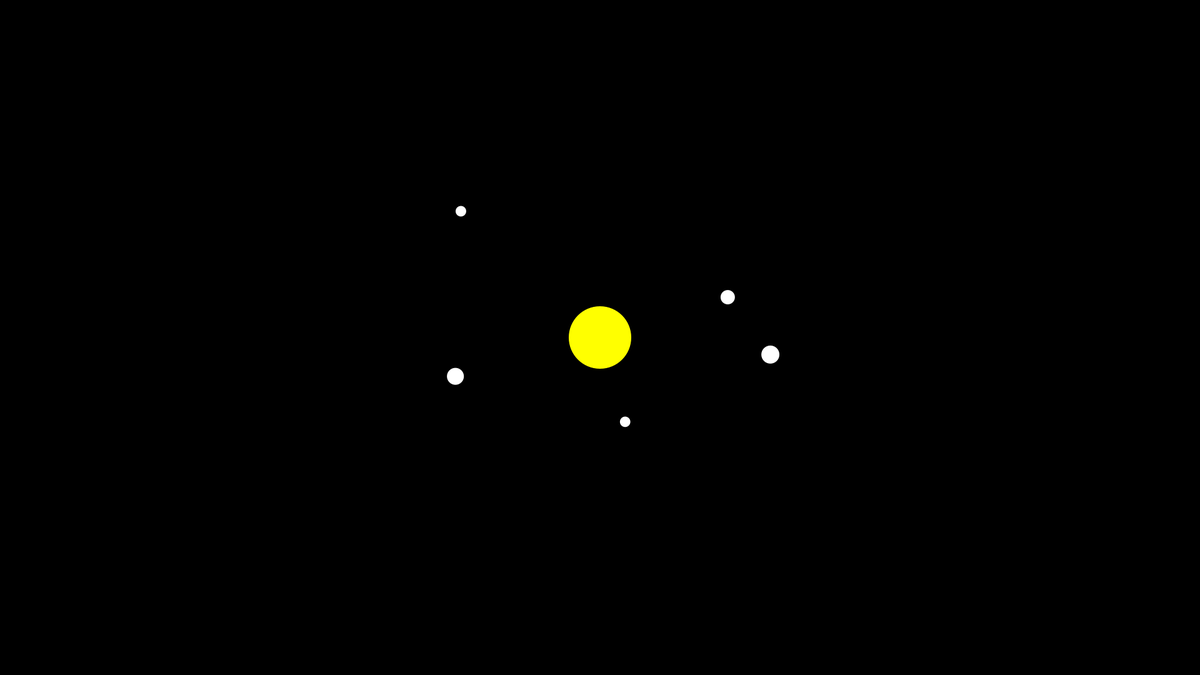
Frame 1 (no input)
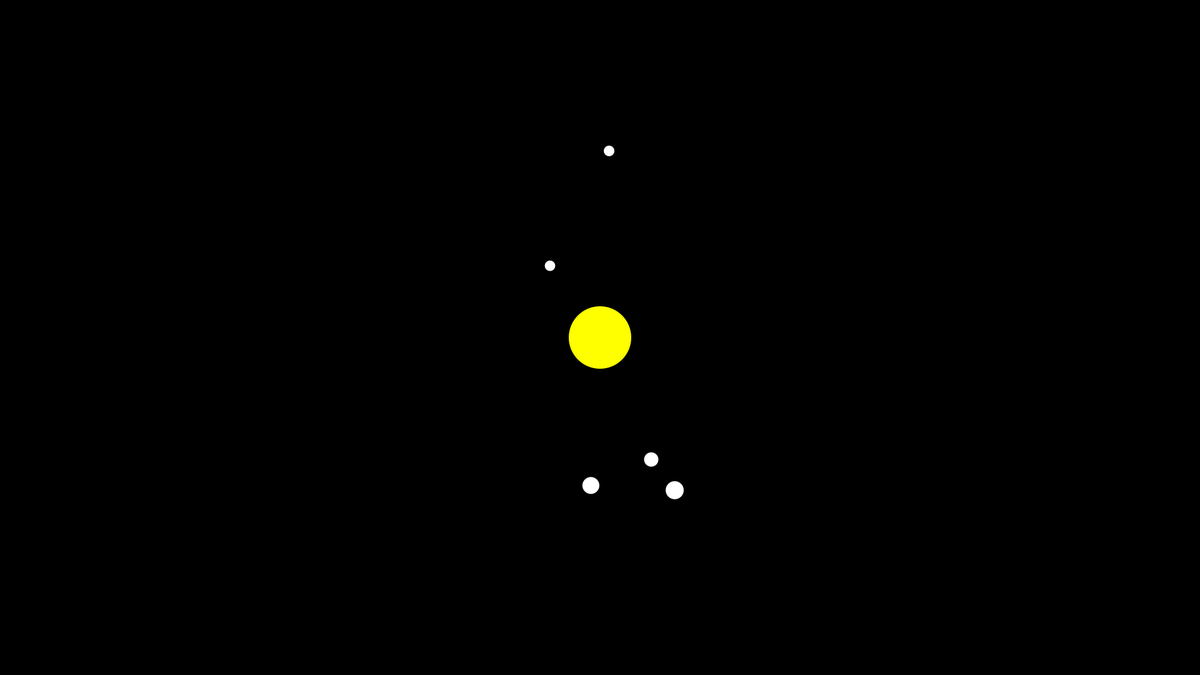
Frame 60 (the mouse pressed at the canvas centre just before this capture)
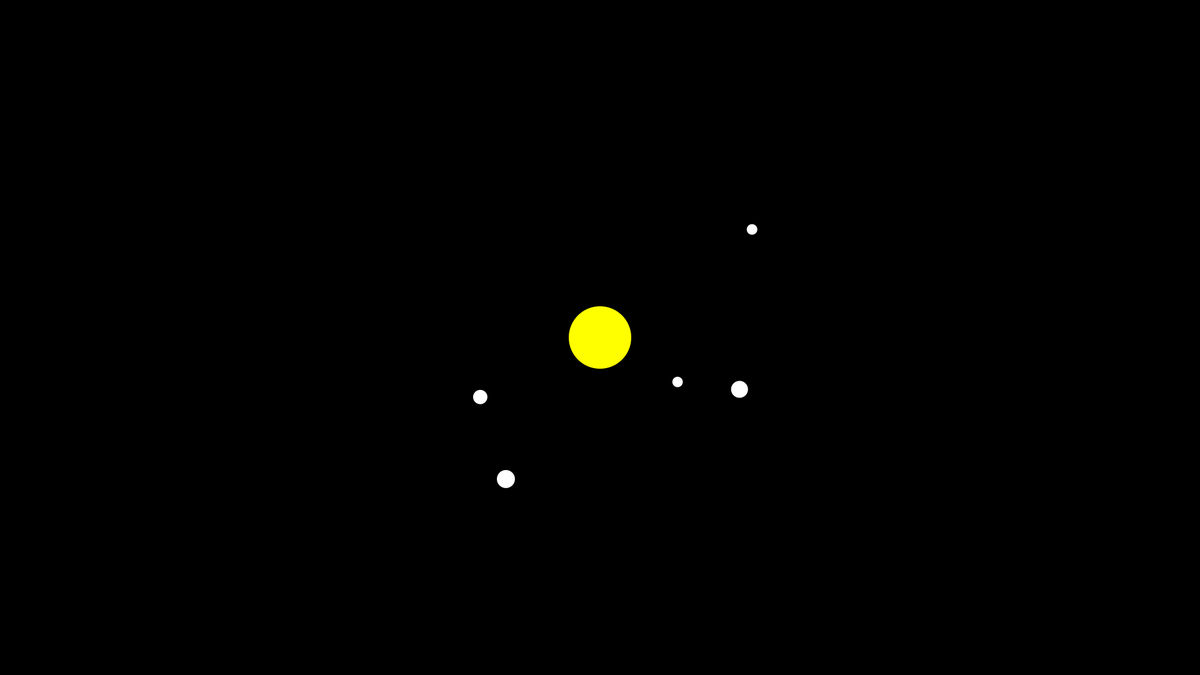
Frame 120 (the mouse held since frame 60 and released just before this capture)

The Processing sketch that drew these frames (run headless with seeded random() and noise(); from frame 60 on, the mouse is pressed at the canvas centre):

// Processing sketch: Different_Gravity
// ── Different_Gravity.pde
/* 
 * The following function describes how two masses should attract
 * given the distance between them. Usually this would be 
 * Newton's law of universal graviation:
 *           F = G (m₁m₂)/d²
 * But the point of this simulator is to see how different
 * varieties and modifications to this law change the behavior
 * of orbiting systems.
 * In this simulation, the graviational constant G is not on
 * par with the real world (G=6.67 * 10⁻¹¹) simply because
 * the value is way too small to be used in a computational
 * context. 
 */

// PARAMATERS
float G = 120;
int NumberOfPlanets = 5;

float LawOfMotion(float m1, float m2, float d)
{
    return G * (m1*m2) / (d*d);
}

/* ==== Simulation Engine ==== */

class Body
{
    PVector acceleration = new PVector(0, 0);
    PVector position;
    PVector velocity;
    float mass;
    
    Body(PVector position, PVector velocity, float mass)
    {
        this.position = position;
        this.velocity = velocity;
        this.mass     = mass;
    }
    
    void Render(color c)
    {
        fill(c);
        circle(position.x, position.y, this.mass*2);
    }
    
    void ApplyForce(PVector force)
    {
      PVector f = force.copy();
      f.div(mass);
      velocity.add(f);
    }
    
    void Attract(Body body)
    {
        float r = dist(position.x,      position.y,
                       body.position.x, body.position.y);
        PVector f = position.copy().sub(body.position);
        f.setMag(LawOfMotion(mass, body.mass, r));
        body.ApplyForce(f);
    }
    
    void Update()
    {
        velocity.add(acceleration);
        position.add(velocity);
        acceleration.mult(0);
    }
}


Body sun;
ArrayList<Body> planets = new ArrayList();

void setup()
{
    size(1920, 1080);
    sun = new Body(new PVector(0, 0), new PVector(0, 0), 50);
    
    for (int i = 0; i < NumberOfPlanets; i++)
    {
        float mass = random(5, 15);
        float radius = random(sun.mass*2, min(width/2, height/2));
        float angle = random(0, TWO_PI);
        
        PVector position = new PVector(radius*cos(angle), 
                                       radius*sin(angle));
        PVector velocity = position.copy();
        
        if (random(1) < 0.5) velocity.rotate(HALF_PI);
        else velocity.rotate(-HALF_PI);

        velocity.normalize();
        velocity.mult(sqrt((G*sun.mass)/radius));
        
        planets.add(new Body(position, velocity, mass));
  }
}

void draw()
{
    background(0);
    translate(width/2, height/2);
    noStroke();
    
    for (Body planet : planets)
    {
        sun.Attract(planet);
        planet.Render(color(255));
        planet.Update();
    }
  
    sun.Render(color(255, 255, 0));
}
